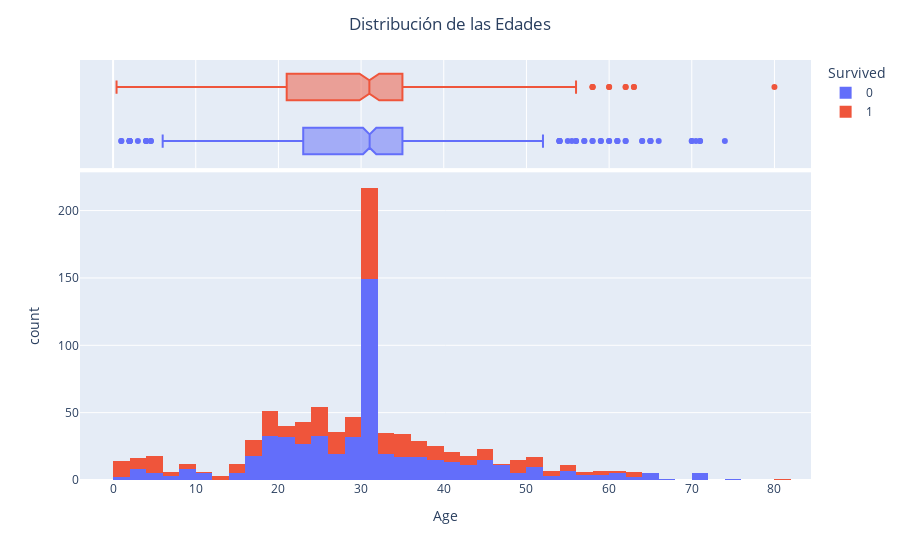

The notebook cell this image was saved under:
### Code cell
fig = px.histogram(df, x = "Age", color = "Survived", marginal = "box", nbins = 50)
fig.update_layout(title_text = 'Distribución de las Edades', title_x = 0.5)
fig.show()

### Figure 1 — Plotly figure (JSON) as saved in the notebook; plotly's stock layout.template omitted (floating-point values rounded to 4 significant figures; data arrays with more than 128 entries replaced by an {"elided": "..."} marker saying what was removed)
{"data": [{"alignmentgroup": "True", "bingroup": "x", "hovertemplate": "Survived=0<br>Age=%{x}<br>count=%{y}<extra></extra>", "legendgroup": "0", "marker": {"color": "#636efa", "pattern": {"shape": ""}}, "name": "0", "nbinsx": 50, "offsetgroup": "0", "orientation": "v", "showlegend": true, "type": "histogram", "x": {"elided": "549 float values"}, "xaxis": "x", "yaxis": "y"}, {"alignmentgroup": "True", "hovertemplate": "Survived=0<br>Age=%{x}<extra></extra>", "legendgroup": "0", "marker": {"color": "#636efa"}, "name": "0", "notched": true, "offsetgroup": "0", "showlegend": false, "type": "box", "x": {"elided": "549 float values"}, "xaxis": "x2", "yaxis": "y2"}, {"alignmentgroup": "True", "bingroup": "x", "hovertemplate": "Survived=1<br>Age=%{x}<br>count=%{y}<extra></extra>", "legendgroup": "1", "marker": {"color": "#EF553B", "pattern": {"shape": ""}}, "name": "1", "nbinsx": 50, "offsetgroup": "1", "orientation": "v", "showlegend": true, "type": "histogram", "x": {"elided": "342 float values"}, "xaxis": "x", "yaxis": "y"}, {"alignmentgroup": "True", "hovertemplate": "Survived=1<br>Age=%{x}<extra></extra>", "legendgroup": "1", "marker": {"color": "#EF553B"}, "name": "1", "notched": true, "offsetgroup": "1", "showlegend": false, "type": "box", "x": {"elided": "342 float values"}, "xaxis": "x2", "yaxis": "y2"}], "layout": {"barmode": "relative", "legend": {"title": {"text": "Survived"}, "tracegroupgap": 0}, "margin": {"t": 60}, "title": {"text": "Distribución de las Edades", "x": 0.5}, "xaxis": {"anchor": "y", "domain": [0, 1], "title": {"text": "Age"}}, "xaxis2": {"anchor": "y2", "domain": [0, 1], "matches": "x", "showgrid": true, "showticklabels": false}, "yaxis": {"anchor": "x", "domain": [0, 0.7326], "title": {"text": "count"}}, "yaxis2": {"anchor": "x2", "domain": [0.7426, 1], "matches": "y2", "showgrid": false, "showline": false, "showticklabels": false, "ticks": ""}}}
